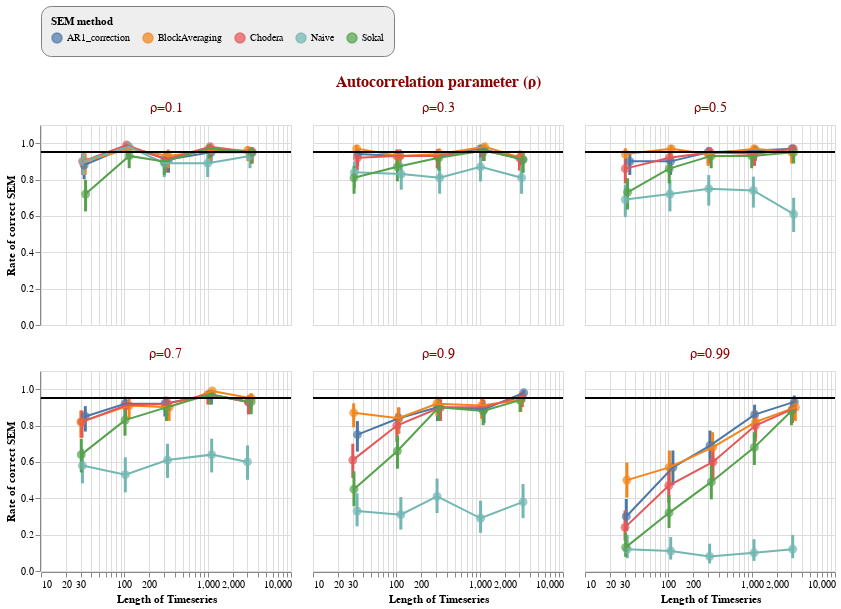

The cell this chart's notebook holds for it:
### Code cell
# the base chart
base = alt.Chart(data).transform_calculate(
    x_jittered = '0.15*random()*datum.timeSeriesLength+datum.timeSeriesLength',
     #ymin="datum.rate-datum.confInt",
     #ymax="datum.rate+datum.confInt",
    ymin = "datum.confIntLow",
    ymax = "datum.confIntHigh",
    goal='0.95')



#generate the scatter points:
points = base.mark_point(filled=True).encode(
    x=alt.X('x_jittered:Q', scale=alt.Scale(type='log'), title='Length of Timeseries'),
    y=alt.Y('rate:Q', scale=alt.Scale(domain=[0,1.04]), title='Rate of correct SEM'),
    size=alt.value(80),
    color=alt.Color('methodName', legend=alt.Legend(title="SEM method")))

#generate the scatter points:
line = base.mark_line().encode(
    x=alt.X('x_jittered:Q'),
    y=alt.Y('rate:Q'),
    color='methodName')

# scale=alt.Scale(type='log', domain=[0.001, 1000]),
#           axis=alt.Axis(tickCount=5)
    
#generate the 95% mark:
rule = base.mark_rule(color='black').encode(
    alt.Y('goal:Q'))

# generate the error bars:
# errorbars = base.mark_errorbar().encode(
#     alt.X("x_jittered:Q"),
#     alt.Y("ymin:Q", title=''),
#     alt.Y2("ymax:Q"),
#     color='methodName')

errorbars = base.mark_rule(strokeWidth=3).encode(
    alt.X("x_jittered:Q"),
    alt.Y("ymin:Q", title=''),
    alt.Y2("ymax:Q"),
    color='methodName'
)


selection = alt.selection_single(fields=['symbol']);

chart = alt.layer(
    
  errorbars,
  points,
  line,
  rule,
    
).properties(
    width=250,
    height=200
    ).add_selection(selection).facet(facet=alt.Facet('trueRho:N', 
                                                     title='Autocorrelation parameter (ρ)'), columns=3)


chart = chart.configure_header(titleColor='darkred',
                       titleFontSize=16,
                      labelColor='darkred',
                      labelFontSize=14)

chart = chart.configure_legend(
    strokeColor='gray',
    fillColor='#EEEEEE',
    padding=10,
    cornerRadius=10,
    orient='top'
)


chart

### Figure 1 — Vega-Lite specification as saved in the notebook (floating-point values rounded to 4 significant figures; data arrays with more than 128 entries replaced by an {"elided": "..."} marker saying what was removed)
{"config": {"view": {"continuousWidth": 400, "continuousHeight": 300}, "header": {"labelColor": "darkred", "labelFontSize": 14, "titleColor": "darkred", "titleFontSize": 16}, "legend": {"cornerRadius": 10, "fillColor": "#EEEEEE", "orient": "top", "padding": 10, "strokeColor": "gray"}}, "data": {"name": "data-ca6bf123fec92a036a63e5ec0cb9379c"}, "facet": {"type": "nominal", "field": "trueRho", "title": "Autocorrelation parameter (ρ)"}, "spec": {"layer": [{"mark": {"type": "rule", "strokeWidth": 3}, "encoding": {"color": {"type": "nominal", "field": "methodName"}, "x": {"type": "quantitative", "field": "x_jittered"}, "y": {"type": "quantitative", "field": "ymin", "title": ""}, "y2": {"field": "ymax"}}, "selection": {"selector001": {"type": "single", "fields": ["symbol"]}}, "transform": [{"calculate": "0.15*random()*datum.timeSeriesLength+datum.timeSeriesLength", "as": "x_jittered"}, {"calculate": "datum.confIntLow", "as": "ymin"}, {"calculate": "datum.confIntHigh", "as": "ymax"}, {"calculate": "0.95", "as": "goal"}]}, {"mark": {"type": "point", "filled": true}, "encoding": {"color": {"type": "nominal", "field": "methodName", "legend": {"title": "SEM method"}}, "size": {"value": 80}, "x": {"type": "quantitative", "field": "x_jittered", "scale": {"type": "log"}, "title": "Length of Timeseries"}, "y": {"type": "quantitative", "field": "rate", "scale": {"domain": [0, 1.04]}, "title": "Rate of correct SEM"}}, "transform": [{"calculate": "0.15*random()*datum.timeSeriesLength+datum.timeSeriesLength", "as": "x_jittered"}, {"calculate": "datum.confIntLow", "as": "ymin"}, {"calculate": "datum.confIntHigh", "as": "ymax"}, {"calculate": "0.95", "as": "goal"}]}, {"mark": "line", "encoding": {"color": {"type": "nominal", "field": "methodName"}, "x": {"type": "quantitative", "field": "x_jittered"}, "y": {"type": "quantitative", "field": "rate"}}, "transform": [{"calculate": "0.15*random()*datum.timeSeriesLength+datum.timeSeriesLength", "as": "x_jittered"}, {"calculate": "datum.confIntLow", "as": "ymin"}, {"calculate": "datum.confIntHigh", "as": "ymax"}, {"calculate": "0.95", "as": "goal"}]}, {"mark": {"type": "rule", "color": "black"}, "encoding": {"y": {"type": "quantitative", "field": "goal"}}, "transform": [{"calculate": "0.15*random()*datum.timeSeriesLength+datum.timeSeriesLength", "as": "x_jittered"}, {"calculate": "datum.confIntLow", "as": "ymin"}, {"calculate": "datum.confIntHigh", "as": "ymax"}, {"calculate": "0.95", "as": "goal"}]}], "height": 200, "width": 250}, "columns": 3, "$schema": "https://vega.github.io/schema/vega-lite/v4.8.1.json", "datasets": {"data-ca6bf123fec92a036a63e5ec0cb9379c": {"elided": "150 records"}}}
